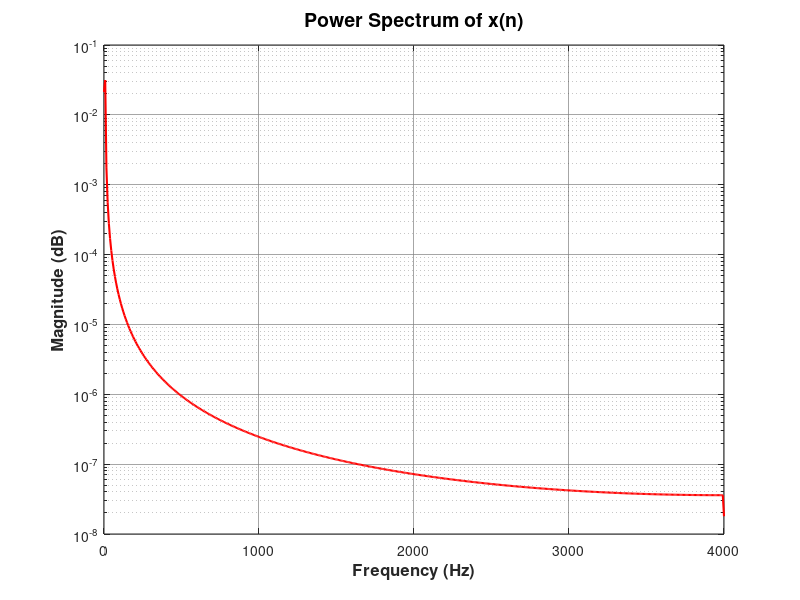

The MATLAB script that drew this image:
clc;            % Clear the command window
clear all;      % Clear variables from the workspace
close all;      % Close all open figures

% Parameters
N = 1024;        % Number of samples
fs = 8000;       % Sampling frequency
f = input('Enter the frequency [1 to 5000]: '); 

% Validate the frequency range
if f < 1 || f > 5000
    error('Frequency must be between 1 and 5000 Hz.');
end

% Generate the sinusoidal signal
n = 0:N-1; 
x = sin(2*pi*(f/fs)*n);

% Compute the Power Spectrum
[pxx, f_axis] = periodogram(x, [], N, fs); % Empty window argument uses default rectangular

% Convert magnitude to decibels and plot on a log scale
figure('Color', [0.8 0.8 0.8]); % Set a light gray background
semilogy(f_axis, pxx, 'r', 'LineWidth', 1.5); % Red curve with log y-axis
grid on;
set(gca, 'GridColor', [0.5 0.5 0.5], 'GridAlpha', 0.7); % Custom grid color
xlabel('Frequency (Hz)', 'FontSize', 12, 'FontWeight', 'bold');
ylabel('Magnitude (dB)', 'FontSize', 12, 'FontWeight', 'bold');
title('Power Spectrum of x(n)', 'FontSize', 14, 'FontWeight', 'bold');
xlim([0, fs/2]); % Limit frequency axis to Nyquist frequency